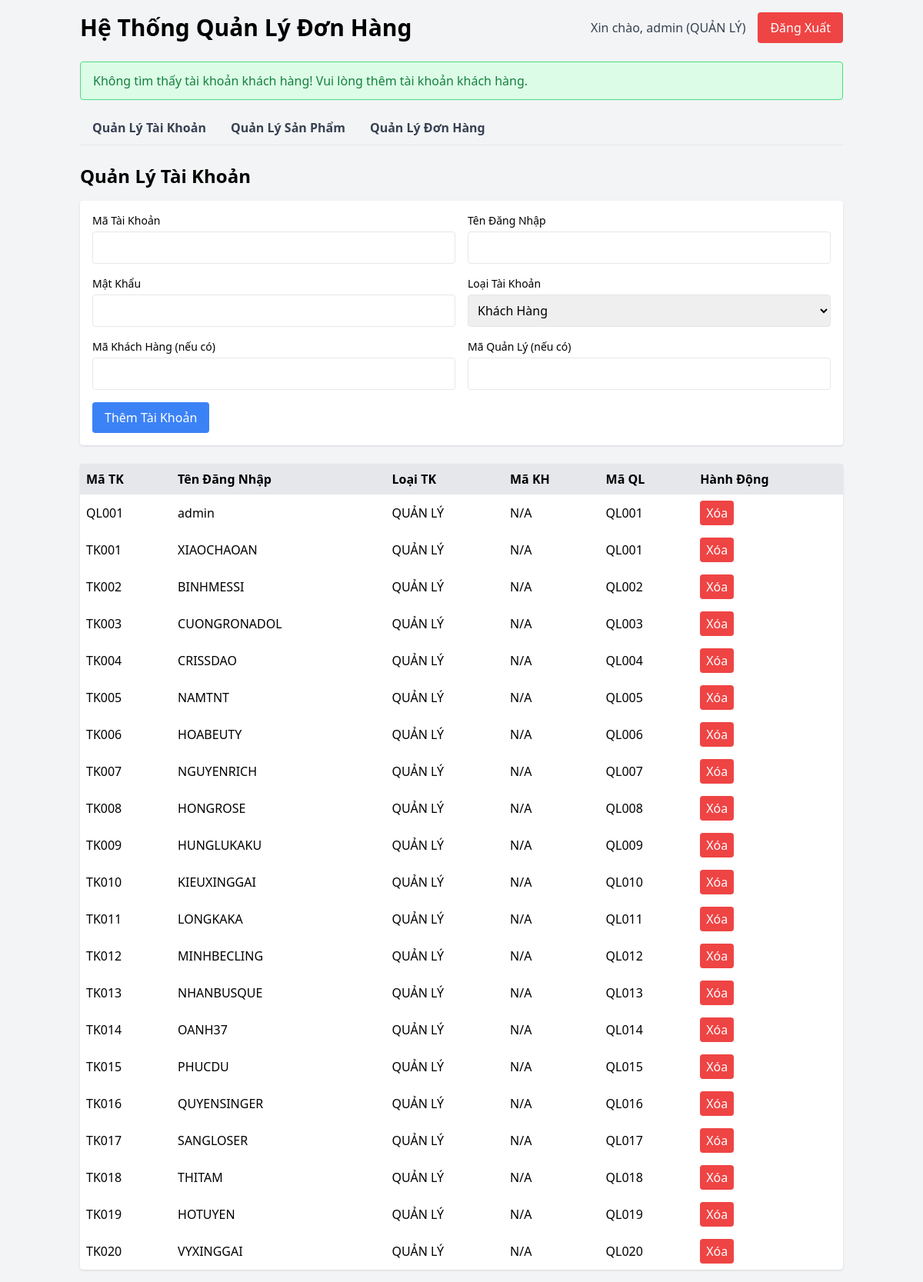
Screenshot of /giaodien/index.php (signed in) with the database file from the repository.
### tables this page shows
CREATE TABLE `tai_khoan` (
  `Ma_TK` varchar(10) NOT NULL,
  `Ten_Dang_Nhap` varchar(40) DEFAULT NULL,
  `Mat_Khau` varchar(20) DEFAULT NULL,
  `Ma_QL` varchar(10) DEFAULT NULL,
  `Loai_TK` varchar(15) DEFAULT NULL,
  `Ma_KH` varchar(10) DEFAULT NULL
);

### giaodien/index.php (the view, shortened to what this page needs)
<!DOCTYPE html>
<html lang="en">
<head>
    <script src="https://cdn.tailwindcss.com"></script>
</head>
<body class="bg-gray-100 font-sans">
    <?php
    $servername = "127.0.0.1";
    $username = "root";
    $password = "";
    $dbname = "huyqlldh";
    $conn = new mysqli($servername, $username, $password, $dbname);
    $message = "";
    $accounts = [];
    $customer_accounts_found = false;
    try {
        $result = $conn->query("CALL sp_QL_XemTaiKhoan(NULL)");
        if ($result) {
            while ($row = $result->fetch_assoc()) {
                $accounts[] = $row;
            }
        }
    } catch (Exception $e) {
        $message = "Lỗi gọi stored procedure tài khoản: " . $e->getMessage();
        log_message("Stored procedure error: " . $e->getMessage());
    }
    if (empty($accounts)) {
        $message = "Không có tài khoản nào được tìm thấy trong cơ sở dữ liệu!";
    } elseif (!$customer_accounts_found) {
        $message = "Không tìm thấy tài khoản khách hàng! Vui lòng thêm tài khoản khách hàng.";
    }
    ?>
    <div class="container mx-auto p-4">
        <div class="flex justify-between items-center mb-6">
            <h1 class="text-3xl font-bold">Hệ Thống Quản Lý Đơn Hàng</h1>
            <div class="flex items-center">
                <span class="mr-4 text-gray-700">Xin chào, <?php echo htmlspecialchars($_SESSION['ten_dang_nhap']); ?> (<?php echo htmlspecialchars($_SESSION['loai_tk']); ?>)</span>
                <form method="POST">
                    <button type="submit" class="bg-red-500 text-white px-4 py-2 rounded hover:bg-red-600">Đăng Xuất</button>
                </form>
            </div>
        </div>
        <?php if ($message): ?>
            <div class="bg-green-100 border border-green-400 text-green-700 px-4 py-3 rounded mb-4">
                <?php echo htmlspecialchars($message); ?>
            </div>
        <?php endif; ?>
        <div class="flex border-b mb-6">
            <button class="tab-button px-4 py-2 font-semibold text-gray-700 border-b-2 border-transparent hover:border-blue-500" onclick="openTab('accounts')">Quản Lý Tài Khoản</button>
            <button class="tab-button px-4 py-2 font-semibold text-gray-700 border-b-2 border-transparent hover:border-blue-500" onclick="openTab('products')">Quản Lý Sản Phẩm</button>
            <button class="tab-button px-4 py-2 font-semibold text-gray-700 border-b-2 border-transparent hover:border-blue-500" onclick="openTab('orders')">Quản Lý Đơn Hàng</button>
        </div>
        <div id="accounts" class="tab-content">
            <h2 class="text-2xl font-semibold mb-4">Quản Lý Tài Khoản</h2>
            <form method="POST" class="mb-6 bg-white p-4 rounded shadow">
                <div class="grid grid-cols-2 gap-4">
                    <div>
                        <label class="block text-sm font-medium">Mã Tài Khoản</label>
                        <input type="text" name="ma_tk" class="mt-1 p-2 w-full border rounded" required>
                    </div>
                    <div>
                        <label class="block text-sm font-medium">Tên Đăng Nhập</label>
                        <input type="text" name="ten_dang_nhap" class="mt-1 p-2 w-full border rounded" required>
                    </div>
                    <div>
                        <label class="block text-sm font-medium">Mật Khẩu</label>
                        <input type="password" name="mat_khau" class="mt-1 p-2 w-full border rounded" required>
                    </div>
                    <div>
                        <label class="block text-sm font-medium">Loại Tài Khoản</label>
                        <select name="loai_tk" class="mt-1 p-2 w-full border rounded" required>
                            <option value="KHÁCH HÀNG">Khách Hàng</option>
                        </select>
                    </div>
                    <div>
                        <label class="block text-sm font-medium">Mã Khách Hàng (nếu có)</label>
                        <input type="text" name="ma_kh" class="mt-1 p-2 w-full border rounded">
                    </div>
                    <div>
                        <label class="block text-sm font-medium">Mã Quản Lý (nếu có)</label>
                        <input type="text" name="ma_ql" class="mt-1 p-2 w-full border rounded">
                    </div>
                </div>
                <button type="submit" class="mt-4 bg-blue-500 text-white px-4 py-2 rounded hover:bg-blue-600">Thêm Tài Khoản</button>
            </form>
            <table class="w-full bg-white rounded shadow">
                <thead>
                    <tr class="bg-gray-200">
                        <th class="p-2 text-left">Mã TK</th>
                        <th class="p-2 text-left">Tên Đăng Nhập</th>
                        <th class="p-2 text-left">Loại TK</th>
                        <th class="p-2 text-left">Mã KH</th>
                        <th class="p-2 text-left">Mã QL</th>
                        <th class="p-2 text-left">Hành Động</th>
                    </tr>
                </thead>
                <tbody>
                    <?php foreach ($accounts as $account): ?>
                        <tr>
                            <td class="p-2"><?php echo htmlspecialchars($account['Ma_TK']); ?></td>
                            <td class="p-2"><?php echo htmlspecialchars($account['Ten_Dang_Nhap']); ?></td>
                            <td class="p-2"><?php echo htmlspecialchars($account['Loai_TK']); ?></td>
                            <td class="p-2"><?php echo htmlspecialchars($account['Ma_KH'] ?? 'N/A'); ?></td>
                            <td class="p-2"><?php echo htmlspecialchars($account['Ma_QL'] ?? 'N/A'); ?></td>
                            <td class="p-2">
                                <form method="POST" class="inline" onsubmit="return confirm('Bạn có chắc muốn xóa tài khoản này?');">
                                    <button type="submit" class="bg-red-500 text-white px-2 py-1 rounded hover:bg-red-600">Xóa</button>
                                </form>
                            </td>
                        </tr>
                    <?php endforeach; ?>
                </tbody>
            </table>
        </div>
</body>
</html>

### rows the page displays
tai_khoan: Ma_TK "QL001", Ten_Dang_Nhap "admin", Loai_TK "QUẢN LÝ", Ma_KH "N/A", Ma_QL "QL001"
tai_khoan: Ma_TK "TK001", Ten_Dang_Nhap "XIAOCHAOAN", Loai_TK "QUẢN LÝ", Ma_KH "N/A", Ma_QL "QL001"
tai_khoan: Ma_TK "TK002", Ten_Dang_Nhap "BINHMESSI", Loai_TK "QUẢN LÝ", Ma_KH "N/A", Ma_QL "QL002"
tai_khoan: Ma_TK "TK003", Ten_Dang_Nhap "CUONGRONADOL", Loai_TK "QUẢN LÝ", Ma_KH "N/A", Ma_QL "QL003"
tai_khoan: Ma_TK "TK004", Ten_Dang_Nhap "CRISSDAO", Loai_TK "QUẢN LÝ", Ma_KH "N/A", Ma_QL "QL004"
tai_khoan: Ma_TK "TK005", Ten_Dang_Nhap "NAMTNT", Loai_TK "QUẢN LÝ", Ma_KH "N/A", Ma_QL "QL005"
tai_khoan: Ma_TK "TK006", Ten_Dang_Nhap "HOABEUTY", Loai_TK "QUẢN LÝ", Ma_KH "N/A", Ma_QL "QL006"
tai_khoan: Ma_TK "TK007", Ten_Dang_Nhap "NGUYENRICH", Loai_TK "QUẢN LÝ", Ma_KH "N/A", Ma_QL "QL007"
tai_khoan: Ma_TK "TK008", Ten_Dang_Nhap "HONGROSE", Loai_TK "QUẢN LÝ", Ma_KH "N/A", Ma_QL "QL008"
tai_khoan: Ma_TK "TK009", Ten_Dang_Nhap "HUNGLUKAKU", Loai_TK "QUẢN LÝ", Ma_KH "N/A", Ma_QL "QL009"
tai_khoan: Ma_TK "TK010", Ten_Dang_Nhap "KIEUXINGGAI", Loai_TK "QUẢN LÝ", Ma_KH "N/A", Ma_QL "QL010"
tai_khoan: Ma_TK "TK011", Ten_Dang_Nhap "LONGKAKA", Loai_TK "QUẢN LÝ", Ma_KH "N/A", Ma_QL "QL011"
tai_khoan: Ma_TK "TK012", Ten_Dang_Nhap "MINHBECLING", Loai_TK "QUẢN LÝ", Ma_KH "N/A", Ma_QL "QL012"
tai_khoan: Ma_TK "TK013", Ten_Dang_Nhap "NHANBUSQUE", Loai_TK "QUẢN LÝ", Ma_KH "N/A", Ma_QL "QL013"
tai_khoan: Ma_TK "TK014", Ten_Dang_Nhap "OANH37", Loai_TK "QUẢN LÝ", Ma_KH "N/A", Ma_QL "QL014"
tai_khoan: Ma_TK "TK015", Ten_Dang_Nhap "PHUCDU", Loai_TK "QUẢN LÝ", Ma_KH "N/A", Ma_QL "QL015"
tai_khoan: Ma_TK "TK016", Ten_Dang_Nhap "QUYENSINGER", Loai_TK "QUẢN LÝ", Ma_KH "N/A", Ma_QL "QL016"
tai_khoan: Ma_TK "TK017", Ten_Dang_Nhap "SANGLOSER", Loai_TK "QUẢN LÝ", Ma_KH "N/A", Ma_QL "QL017"
tai_khoan: Ma_TK "TK018", Ten_Dang_Nhap "THITAM", Loai_TK "QUẢN LÝ", Ma_KH "N/A", Ma_QL "QL018"
tai_khoan: Ma_TK "TK019", Ten_Dang_Nhap "HOTUYEN", Loai_TK "QUẢN LÝ", Ma_KH "N/A", Ma_QL "QL019"
tai_khoan: Ma_TK "TK020", Ten_Dang_Nhap "VYXINGGAI", Loai_TK "QUẢN LÝ", Ma_KH "N/A", Ma_QL "QL020"

### other values shown
$_SESSION['ten_dang_nhap'] "admin"
$_SESSION['loai_tk'] "QUẢN LÝ"
$message "Không tìm thấy tài khoản khách hàng! Vui lòng thêm tài khoản khách hàng."
